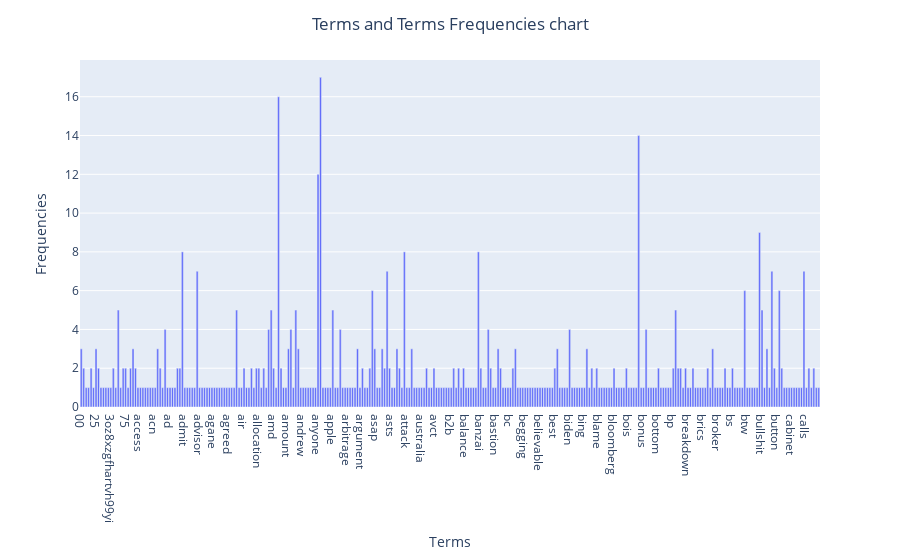

The notebook cell saved with this chart:
### Markdown cell above
### Exercise 12 
Using plotly to plot

### Code cell
fig = px.bar(x=feature_extract.get_feature_names_out()[:300], y=term_frequencies[:300])
fig.update_layout(
    xaxis_title='Terms',
    yaxis_title='Frequencies',
    title={
        'text': 'Terms and Terms Frequencies chart',
        'x': 0.5,
        'xanchor': 'center'
    }
)
fig.show()

### Figure 1 — Plotly figure (JSON) as saved in the notebook; plotly's stock layout.template omitted (floating-point values rounded to 4 significant figures; data arrays with more than 128 entries replaced by an {"elided": "..."} marker saying what was removed)
{"data": [{"hovertemplate": "x=%{x}<br>y=%{y}<extra></extra>", "legendgroup": "", "marker": {"color": "#636efa", "pattern": {"shape": ""}}, "name": "", "orientation": "v", "showlegend": false, "textposition": "auto", "type": "bar", "x": {"elided": "300 str values"}, "xaxis": "x", "y": {"elided": "300 int values"}, "yaxis": "y"}], "layout": {"barmode": "relative", "legend": {"tracegroupgap": 0}, "margin": {"t": 60}, "title": {"text": "Terms and Terms Frequencies chart", "x": 0.5, "xanchor": "center"}, "xaxis": {"anchor": "y", "domain": [0, 1], "title": {"text": "Terms"}}, "yaxis": {"anchor": "x", "domain": [0, 1], "title": {"text": "Frequencies"}}}}
